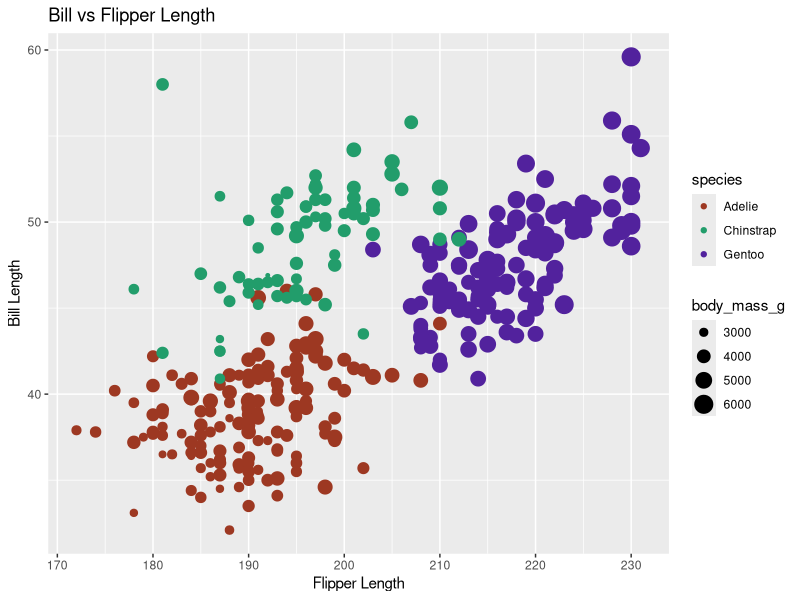

Write R code to recreate this figure. (Note: this script raises an error after producing the figure.)
## ---- chunk 1
knitr::opts_chunk$set(warning = FALSE, 
                      message = FALSE)
## ---- chunk 2
library(tidyverse)
library(palmerpenguins)
library("ggplot2")
## ---- chunk 3
mycolors = c("#9D3822", "#229D6B", "#52229D")

ggp <- penguins %>%
  ggplot(aes(x = flipper_length_mm, y = bill_length_mm, color = species, size = body_mass_g)) +
  geom_point() +
  labs(title = "Bill vs Flipper Length", x = "Flipper Length", y = "Bill Length") +
  scale_color_manual(values = mycolors)

windowsFonts(A = windowsFont("Symbol"))
ggp +
  theme(text = element_text(family = "A")) +
  theme(axis.text = element_text(size = 12),
        axis.title = element_text(size = 14, face = "bold"))
## ---- chunk 4
library(gganimate)
## ---- chunk 5
penguins %>%
  ggplot(aes(bill_length_mm, flipper_length_mm, size = body_mass_g, color = species)) +
  geom_point(alpha = 0.7) +
  labs(title = "Species", x = "Bill length", y = "Flipper Length") +
  transition_states(species,
                    transition_length = 2,
                    state_length = 1)
